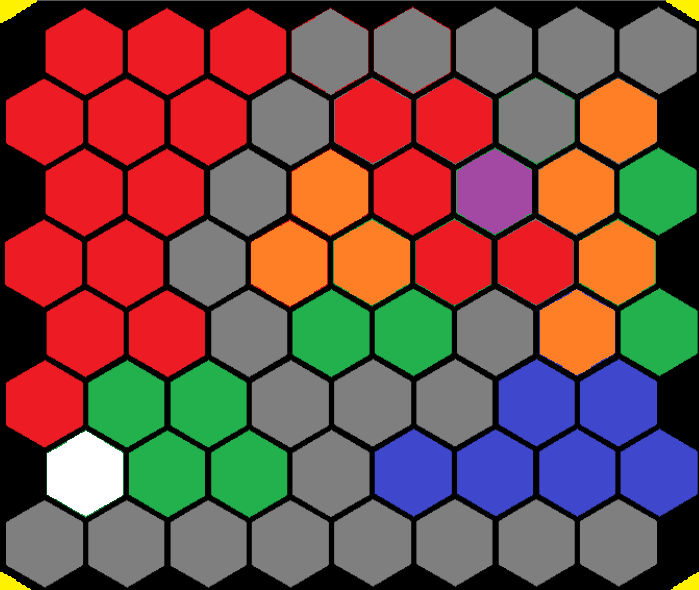
#> input picture asar-pi-applications/asar_vision/all_color_terrain.png, 699 x 590 px
$ python -i four_corners.py   (imports and definitions only)   (older library calls are emulated)
#> lines starting #> are read from the running program, lines starting #| are printed output that depends on the picture; after the words box and inside, x2 and y2 are one past the last pixel; in counts of white or black regions, pixels touching at a corner belong together
#> further down, picture is the input picture: shape (590, 699, 3); mean B, G, R 73.9, 79.6, 121.9
### asar-pi-applications/asar_vision/pyimagesearch/shapedetector.py
# import the necessary packages
import cv2


class ShapeDetector:
    def __init__(self):
        pass

    def detect(self, c):
        # initialize the shape name and approximate the contour
        shape = "unidentified"
        peri = cv2.arcLength(c, True)
        approx = cv2.approxPolyDP(c, 0.04 * peri, True)

        # if the shape is a triangle, it will have 3 vertices
        if len(approx) == 3:
            shape = "triangle"

        # if the shape has 4 vertices, it is either a square or
        # a rectangle
        elif len(approx) == 4:
            # compute the bounding box of the contour and use the
            # bounding box to compute the aspect ratio
            (x, y, w, h) = cv2.boundingRect(approx)
            ar = w / float(h)

            # a square will have an aspect ratio that is approximately
            # equal to one, otherwise, the shape is a rectangle
            shape = "square" if ar >= 0.95 and ar <= 1.05 else "rectangle"

        # if the shape is a pentagon, it will have 5 vertices
        elif len(approx) == 5:
            shape = "pentagon"
        # if the shape is a hexagon, it will have 6 vertices
        elif len(approx) == 6:
            shape = "hexagon"
        # otherwise, we assume the shape is a circle
        else:
            shape = "circle"

        # return the name of the shape
        return shape

### asar-pi-applications/asar_vision/four_corners.py
# USAGE
# python detect_shapes.py --image shapes_and_colors.png

# import the necessary packages
from pyimagesearch.shapedetector import ShapeDetector
import imutils
import numpy as np
import cv2


def four_points(image):


    four = {}
    four['points'] = []
    four['corners'] = [[0, 0], [0, 0], [0, 0], [0, 0]]
    four_corners = []

    # load the image and resize it to a smaller factor so that
    # the shapes can be approximated better
    resized = imutils.resize(image, width=300)
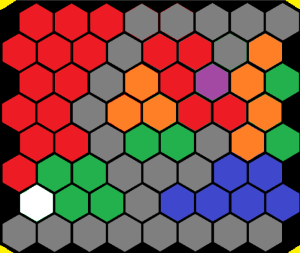
#> resized: shape (253, 300, 3); mean B, G, R 73.9, 79.6, 121.8
    ratio = image.shape[0] / float(resized.shape[0])
#> ratio = 2.33

    # convert the resized image to grayscale, blur it slightly,
    # and threshold it
    gray = cv2.cvtColor(resized, cv2.COLOR_BGR2GRAY)
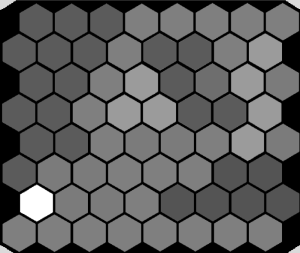
#> gray: shape (253, 300); min 0, max 255, mean 91.5
    blurred = cv2.GaussianBlur(gray, (5, 5), 0)
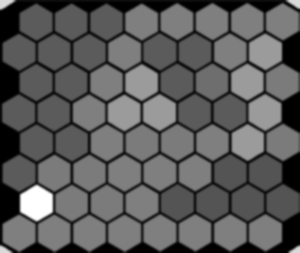
#> blurred: shape (253, 300); min 0, max 255, mean 91.5
    thresh = cv2.threshold(blurred, 60, 255, cv2.THRESH_BINARY)[1]
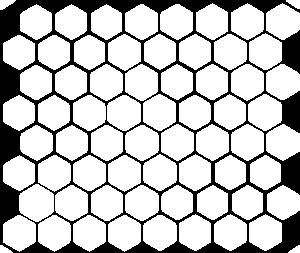
#> thresh: shape (253, 300); 76.5% white; 1 black region

    # find contours in the thresholded image and initialize the
    # shape detector

    cnts = cv2.findContours(thresh.copy(), cv2.RETR_EXTERNAL,
                         cv2.CHAIN_APPROX_SIMPLE)
#> cnts = 68 contours; largest, box (x1, y1, x2, y2) and area: (19, 184, 54, 222) 957, (248, 94, 282, 131) 905, (107, 95, 141, 131) 898, (143, 94, 176, 131) 893, (143, 154, 177, 191) 892
    cnts = cnts[0] if imutils.is_cv2() else cnts[1]
    sd = ShapeDetector()

    #    loop over the contours
    for c in cnts:
        # compute the center of the contour, then detect the name of the
        # shape using only the contour
        M = cv2.moments(c)
        if M["m10"] == 0:
            M["m10"] = M["m10"]+1
        if M["m00"] == 0:
            M["m00"] = M["m00"]+1

        cX = int((M["m10"] / M["m00"]) * ratio)
        cY = int((M["m01"] / M["m00"]) * ratio)
        shape = sd.detect(c)
        if shape == "triangle":
            # multiply the contour (x, y)-coordinates by the resize ratio,
            # then draw the contours and the name of the shape on the image
            c = c.astype("float")
            c *= ratio
            c = c.astype("int")
            px = image[cY, cX]
            # print(px)

            cv2.drawContours(image, [c], -1, (0, 255, 0), 2)
            cv2.circle(image, (cX, cY), 7, (255, 255, 255), -1)
            #cv2.putText(image, shape, (cX, cY), cv2.FONT_HERSHEY_SIMPLEX,
               #     0.5, (255, 255, 255), 2)
            # print(cX, cY)

            if len(four_corners) < 4:
                four_corners.append([cX, cY])

                print(four_corners)
                # cv2.imshow("Image", image)
            cv2.waitKey(0)
#> this loop made 68 passes
#> (cX, cY, shape, peri in detect, approx in detect) on passes 1 to 2: (688, 581, 'triangle', 31.9, [[299, 245], [288, 252], [299, 252]]), (9, 581, 'triangle', 33.9, [[0, 245], [0, 252], [12, 252]])
#> (cX, cY) on passes 67 to 68: (686, 7), (12, 7)
#| [[688, 581]]
#| [[688, 581], [9, 581]]
#| [[688, 581], [9, 581], [686, 7]]
#| [[688, 581], [9, 581], [686, 7], [12, 7]]
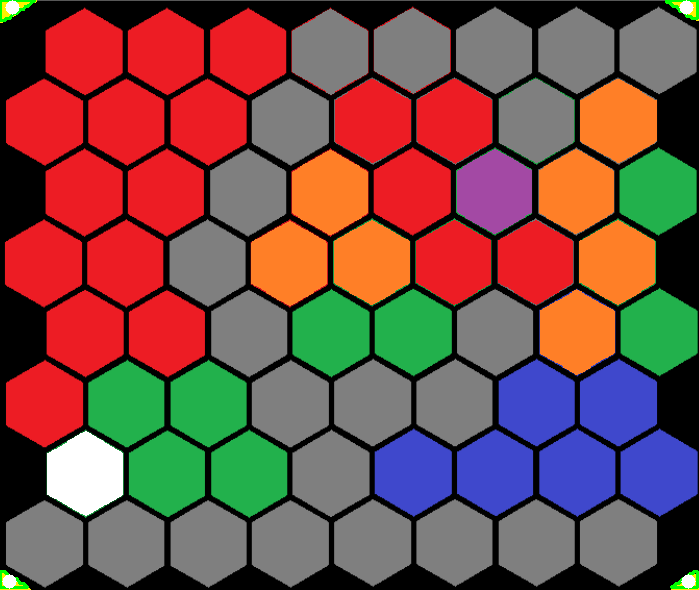
#> image: shape (590, 699, 3); 0.33% of pixels changed, all inside (x1, y1, x2, y2) = (0, 0, 699, 589)
#> after the loop, four_corners = [[688, 581], [9, 581], [686, 7], [12, 7]]

    # show the output image
    # four_corners.reverse()
    for i in range(0, len(four_corners)):
        if four_corners[i][0] < 50 and four_corners[i][1] < 50:
            four['corners'][0] = four_corners[i]
        elif four_corners[i][0] > 600 and four_corners[i][1] < 50:
            four['corners'][1] = four_corners[i]
        elif four_corners[i][0] > 600 and four_corners[i][1] > 500:
            four['corners'][2] = four_corners[i]
        elif four_corners[i][0] < 50 and four_corners[i][1] > 500:
            four['corners'][3] = four_corners[i]
#> this loop made 4 passes
#> after the loop, four = {'points': [], 'corners': [[12, 7], [686, 7], [688, 581], [9, 581]]}
    print(four['corners'])
#| [[12, 7], [686, 7], [688, 581], [9, 581]]
    # four['corners'] = four_corners
    four = np.vstack(four['corners']).astype(float)
#> four = [[12, 7], [686, 7], [688, 581], [9, 581]]

    return four

>>> import cv2
>>> picture = cv2.imread('all_color_terrain.png')
>>> result = four_points(picture)
#> result = [[12, 7], [686, 7], [688, 581], [9, 581]]
